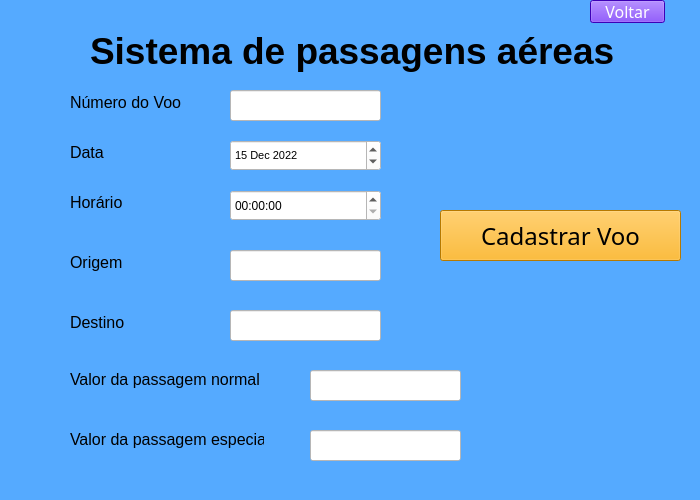
<?xml version="1.0" encoding="UTF-8"?>
<ui version="4.0">
 <class>Sistema</class>
 <widget class="QMainWindow" name="Sistema">
  <property name="geometry">
   <rect>
    <x>0</x>
    <y>0</y>
    <width>700</width>
    <height>500</height>
   </rect>
  </property>
  <property name="minimumSize">
   <size>
    <width>700</width>
    <height>500</height>
   </size>
  </property>
  <property name="font">
   <font>
    <family>Arboria-Black</family>
    <pointsize>24</pointsize>
   </font>
  </property>
  <property name="windowTitle">
   <string>MainWindow</string>
  </property>
  <property name="styleSheet">
   <string notr="true">background-color: rgb(85, 170, 255);</string>
  </property>
  <widget class="QWidget" name="centralwidget">
   <widget class="QPushButton" name="botao_cadastrar_voo">
    <property name="geometry">
     <rect>
      <x>440</x>
      <y>210</y>
      <width>241</width>
      <height>51</height>
     </rect>
    </property>
    <property name="font">
     <font>
      <family>Arboria-Black</family>
      <pointsize>18</pointsize>
     </font>
    </property>
    <property name="styleSheet">
     <string notr="true">background-color: rgb(255, 170, 0);</string>
    </property>
    <property name="text">
     <string>Cadastrar Voo</string>
    </property>
   </widget>
   <widget class="QLabel" name="label_numero">
    <property name="geometry">
     <rect>
      <x>70</x>
      <y>90</y>
      <width>146</width>
      <height>25</height>
     </rect>
    </property>
    <property name="font">
     <font>
      <pointsize>12</pointsize>
     </font>
    </property>
    <property name="text">
     <string>Número do Voo</string>
    </property>
   </widget>
   <widget class="QLabel" name="label_data">
    <property name="geometry">
     <rect>
      <x>70</x>
      <y>140</y>
      <width>43</width>
      <height>25</height>
     </rect>
    </property>
    <property name="font">
     <font>
      <pointsize>12</pointsize>
     </font>
    </property>
    <property name="text">
     <string>Data</string>
    </property>
   </widget>
   <widget class="QLabel" name="label_horario">
    <property name="geometry">
     <rect>
      <x>70</x>
      <y>190</y>
      <width>68</width>
      <height>25</height>
     </rect>
    </property>
    <property name="font">
     <font>
      <pointsize>12</pointsize>
     </font>
    </property>
    <property name="text">
     <string>Horário</string>
    </property>
   </widget>
   <widget class="QLabel" name="label_origem">
    <property name="geometry">
     <rect>
      <x>70</x>
      <y>250</y>
      <width>69</width>
      <height>25</height>
     </rect>
    </property>
    <property name="font">
     <font>
      <pointsize>12</pointsize>
     </font>
    </property>
    <property name="text">
     <string>Origem</string>
    </property>
   </widget>
   <widget class="QLabel" name="label_destino">
    <property name="geometry">
     <rect>
      <x>70</x>
      <y>310</y>
      <width>69</width>
      <height>25</height>
     </rect>
    </property>
    <property name="font">
     <font>
      <pointsize>12</pointsize>
     </font>
    </property>
    <property name="text">
     <string>Destino</string>
    </property>
   </widget>
   <widget class="QLineEdit" name="lineEdit">
    <property name="geometry">
     <rect>
      <x>230</x>
      <y>90</y>
      <width>151</width>
      <height>31</height>
     </rect>
    </property>
    <property name="styleSheet">
     <string notr="true">background-color: rgb(255, 255, 255);</string>
    </property>
   </widget>
   <widget class="QLineEdit" name="lineEdit_2">
    <property name="geometry">
     <rect>
      <x>310</x>
      <y>370</y>
      <width>151</width>
      <height>31</height>
     </rect>
    </property>
    <property name="styleSheet">
     <string notr="true">background-color: rgb(255, 255, 255);</string>
    </property>
   </widget>
   <widget class="QLineEdit" name="lineEdit_3">
    <property name="geometry">
     <rect>
      <x>230</x>
      <y>250</y>
      <width>151</width>
      <height>31</height>
     </rect>
    </property>
    <property name="styleSheet">
     <string notr="true">background-color: rgb(255, 255, 255);</string>
    </property>
   </widget>
   <widget class="QLineEdit" name="lineEdit_4">
    <property name="geometry">
     <rect>
      <x>230</x>
      <y>310</y>
      <width>151</width>
      <height>31</height>
     </rect>
    </property>
    <property name="styleSheet">
     <string notr="true">background-color: rgb(255, 255, 255);</string>
    </property>
   </widget>
   <widget class="QLabel" name="label_titulo_2">
    <property name="geometry">
     <rect>
      <x>90</x>
      <y>20</y>
      <width>551</width>
      <height>61</height>
     </rect>
    </property>
    <property name="font">
     <font>
      <pointsize>28</pointsize>
      <weight>75</weight>
      <italic>false</italic>
      <bold>true</bold>
     </font>
    </property>
    <property name="text">
     <string>Sistema de passagens aéreas</string>
    </property>
   </widget>
   <widget class="QLabel" name="label_passagemNormal">
    <property name="geometry">
     <rect>
      <x>70</x>
      <y>370</y>
      <width>189</width>
      <height>19</height>
     </rect>
    </property>
    <property name="font">
     <font>
      <pointsize>12</pointsize>
     </font>
    </property>
    <property name="text">
     <string>Valor da passagem normal</string>
    </property>
   </widget>
   <widget class="QLabel" name="label_passagemEspecial">
    <property name="geometry">
     <rect>
      <x>70</x>
      <y>430</y>
      <width>194</width>
      <height>19</height>
     </rect>
    </property>
    <property name="font">
     <font>
      <pointsize>12</pointsize>
     </font>
    </property>
    <property name="text">
     <string>Valor da passagem especial</string>
    </property>
   </widget>
   <widget class="QDateEdit" name="dateEdit">
    <property name="geometry">
     <rect>
      <x>230</x>
      <y>140</y>
      <width>151</width>
      <height>31</height>
     </rect>
    </property>
    <property name="font">
     <font>
      <pointsize>8</pointsize>
     </font>
    </property>
    <property name="styleSheet">
     <string notr="true">background-color: rgb(255, 255, 255);</string>
    </property>
    <property name="dateTime">
     <datetime>
      <hour>0</hour>
      <minute>0</minute>
      <second>0</second>
      <year>2022</year>
      <month>12</month>
      <day>15</day>
     </datetime>
    </property>
   </widget>
   <widget class="QTimeEdit" name="timeEdit">
    <property name="geometry">
     <rect>
      <x>230</x>
      <y>190</y>
      <width>151</width>
      <height>31</height>
     </rect>
    </property>
    <property name="styleSheet">
     <string notr="true">background-color: rgb(255, 255, 255);</string>
    </property>
   </widget>
   <widget class="QLineEdit" name="lineEdit_5">
    <property name="geometry">
     <rect>
      <x>310</x>
      <y>430</y>
      <width>151</width>
      <height>31</height>
     </rect>
    </property>
    <property name="styleSheet">
     <string notr="true">background-color: rgb(255, 255, 255);</string>
    </property>
   </widget>
   <widget class="QPushButton" name="botao_voltar">
    <property name="geometry">
     <rect>
      <x>590</x>
      <y>0</y>
      <width>75</width>
      <height>23</height>
     </rect>
    </property>
    <property name="font">
     <font>
      <family>Arboria-Black</family>
      <pointsize>12</pointsize>
     </font>
    </property>
    <property name="styleSheet">
     <string notr="true">background-color: rgb(85, 0, 255);
color: rgb(255,255,255);</string>
    </property>
    <property name="text">
     <string>Voltar</string>
    </property>
   </widget>
  </widget>
  <widget class="QStatusBar" name="statusbar"/>
  <widget class="QMenuBar" name="menubar">
   <property name="geometry">
    <rect>
     <x>0</x>
     <y>0</y>
     <width>700</width>
     <height>21</height>
    </rect>
   </property>
  </widget>
 </widget>
 <resources/>
 <connections/>
</ui>
